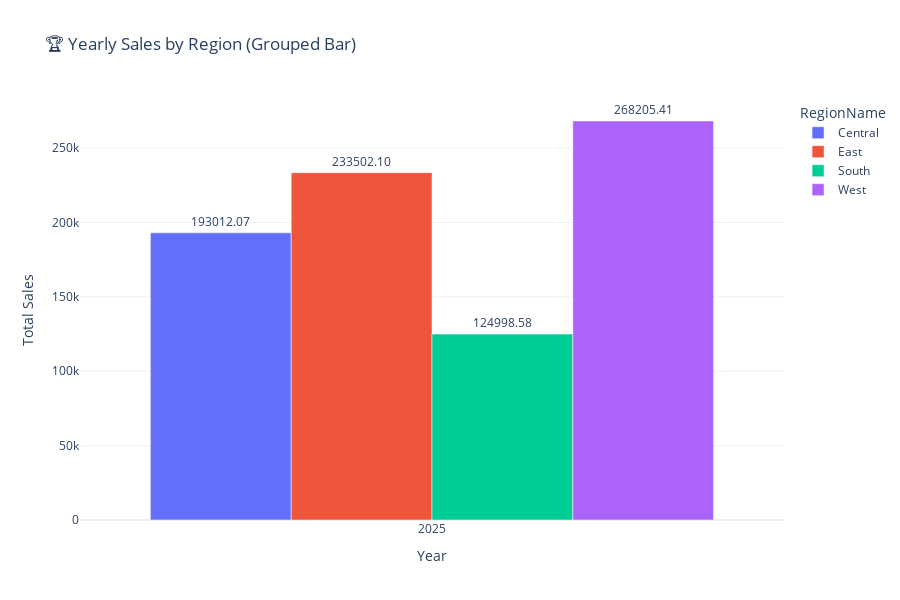

Here is the notebook cell this chart was saved with:
### Code cell
fig = px.bar(
    df,
    x='OrderYear',
    y='TotalSales',
    color='RegionName',
    barmode='group',
    text='TotalSales',
    title='🏆 Yearly Sales by Region (Grouped Bar)'
)

fig.update_traces(texttemplate='%{text:.2f}', textposition='outside')
fig.update_layout(
    xaxis_title='Year',
    yaxis_title='Total Sales',
    template='plotly_white',
    height=600
)
fig.show()

### Figure 1 — Plotly figure (JSON) as saved in the notebook; plotly's stock layout.template omitted (floating-point values rounded to 4 significant figures)
{"data": [{"alignmentgroup": "True", "hovertemplate": "RegionName=Central<br>OrderYear=%{x}<br>TotalSales=%{text}<extra></extra>", "legendgroup": "Central", "marker": {"color": "#636efa", "pattern": {"shape": ""}}, "name": "Central", "offsetgroup": "Central", "orientation": "v", "showlegend": true, "text": [193000.0], "textposition": "outside", "texttemplate": "%{text:.2f}", "type": "bar", "x": [2025], "xaxis": "x", "y": [193000.0], "yaxis": "y"}, {"alignmentgroup": "True", "hovertemplate": "RegionName=East<br>OrderYear=%{x}<br>TotalSales=%{text}<extra></extra>", "legendgroup": "East", "marker": {"color": "#EF553B", "pattern": {"shape": ""}}, "name": "East", "offsetgroup": "East", "orientation": "v", "showlegend": true, "text": [233500.0], "textposition": "outside", "texttemplate": "%{text:.2f}", "type": "bar", "x": [2025], "xaxis": "x", "y": [233500.0], "yaxis": "y"}, {"alignmentgroup": "True", "hovertemplate": "RegionName=South<br>OrderYear=%{x}<br>TotalSales=%{text}<extra></extra>", "legendgroup": "South", "marker": {"color": "#00cc96", "pattern": {"shape": ""}}, "name": "South", "offsetgroup": "South", "orientation": "v", "showlegend": true, "text": [125000.0], "textposition": "outside", "texttemplate": "%{text:.2f}", "type": "bar", "x": [2025], "xaxis": "x", "y": [125000.0], "yaxis": "y"}, {"alignmentgroup": "True", "hovertemplate": "RegionName=West<br>OrderYear=%{x}<br>TotalSales=%{text}<extra></extra>", "legendgroup": "West", "marker": {"color": "#ab63fa", "pattern": {"shape": ""}}, "name": "West", "offsetgroup": "West", "orientation": "v", "showlegend": true, "text": [268200.0], "textposition": "outside", "texttemplate": "%{text:.2f}", "type": "bar", "x": [2025], "xaxis": "x", "y": [268200.0], "yaxis": "y"}], "layout": {"barmode": "group", "height": 600, "legend": {"title": {"text": "RegionName"}, "tracegroupgap": 0}, "title": {"text": "🏆 Yearly Sales by Region (Grouped Bar)"}, "xaxis": {"anchor": "y", "domain": [0, 1], "title": {"text": "Year"}}, "yaxis": {"anchor": "x", "domain": [0, 1], "title": {"text": "Total Sales"}}}}
